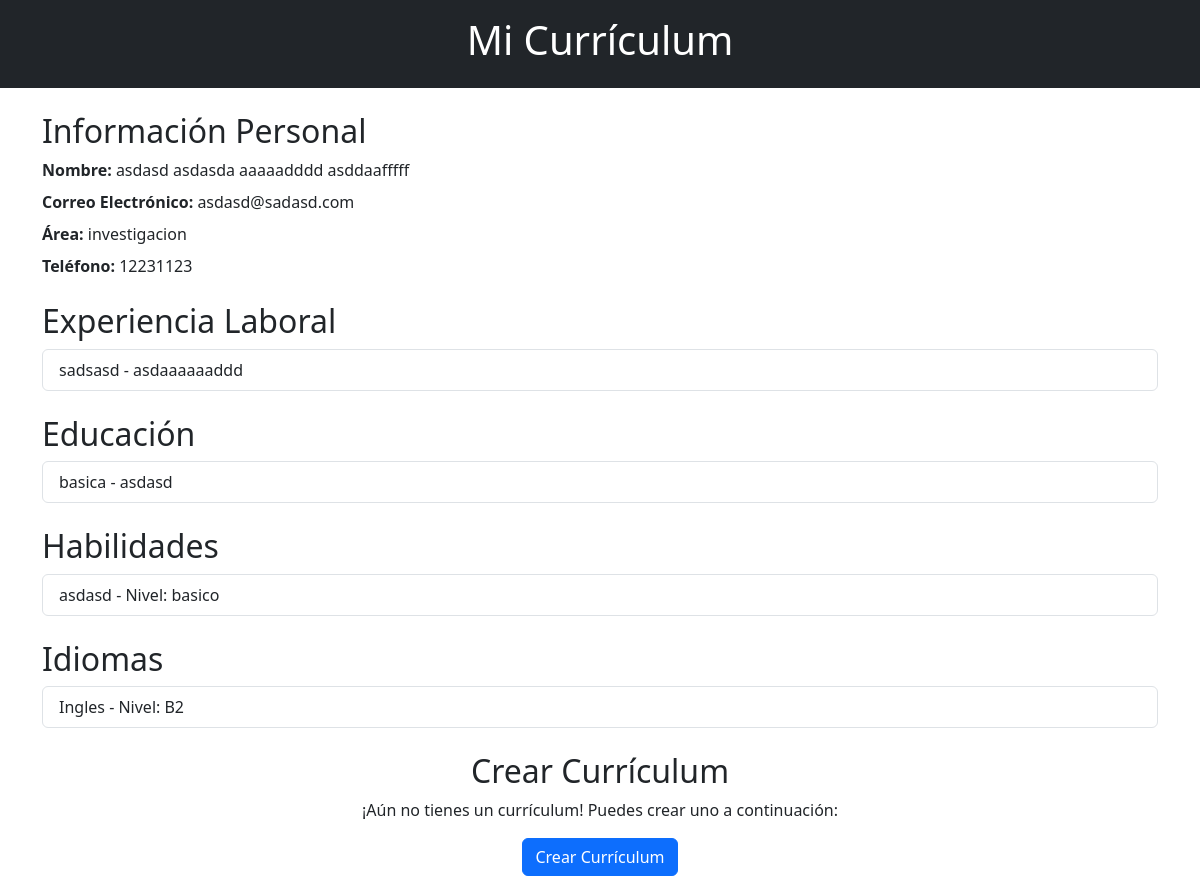
Screenshot of /App_curriculums/Home/cvdm with the database file from the repository.
### App_curriculums/models.py (models this page shows)
class Curriculums(models.Model):
    id = models.AutoField(primary_key=True, null=False,unique=True)
    nombre_completo = models.CharField(max_length=162, null=True, blank= True)
    email = models.EmailField(max_length=254, null=False, blank=False, unique=True)
    nombre_usu = models.ForeignKey(Usuarios, on_delete=models.CASCADE, to_field='nombre_usu')
    telefono = models.IntegerField(null=True,blank=True,unique=True)
    area = models.CharField(max_length=254,blank=True,null=False,default='Area no especificada')
    puntaje = models.IntegerField(null=True, blank=True)

class Experiencias(models.Model):
    id = models.AutoField(primary_key= True, null=False, unique=True)
    nombre_usu = models.ForeignKey(Usuarios, on_delete=models.CASCADE, to_field='nombre_usu')
    empresa = models.CharField(max_length=254,null=False,blank=True)
    puesto = models.CharField(max_length=254,null=False,blank=True)
    desde = models.DateTimeField(null=False,blank=False)
    hasta = models.DateTimeField(null=False,blank=False)
    archivo_experiencia = models.CharField(max_length=2,null=False,blank=False)
    puntos = models.IntegerField(null=False,blank=False,default=10)

class Educaciones(models.Model):
    id = models.AutoField(primary_key=True, null=False, unique=True)
    nombre_usu = models.ForeignKey(Usuarios, on_delete=models.CASCADE, to_field='nombre_usu')
    nivel_educacion = models.CharField(max_length=54,blank=False,null=False)
    nombre_instituto = models.CharField(max_length=254,blank=True,null=False)
    curso = models.CharField(max_length=254,blank=True,null=False)
    curso_termino = models.CharField(max_length=254,blank=True,null=False)
    desde = models.DateTimeField(null=False,blank=False)
    hasta = models.DateTimeField(null=False,blank=False)
    archivo_educacion = models.CharField(max_length=2,null=True,blank=True)
    puntos = models.IntegerField(null=False,blank=False,default=10)

class Habilidades(models.Model):
    id = models.AutoField(primary_key=True, null=False, unique=True)
    nombre_usu = models.ForeignKey(Usuarios, on_delete=models.CASCADE, to_field='nombre_usu')
    habilidad = models.CharField(max_length=254,null=False,blank=True)
    nivel = models.CharField(max_length=14,null=False,blank=False,default='No seleccionado')
    archivo_habilidad = models.CharField(max_length=2,null=True,blank=True)
    puntos = models.IntegerField(null=False,blank=False,default=10)

class Idiomas(models.Model):
    id = models.AutoField(primary_key=True, null=False, unique=True)
    nombre_usu = models.ForeignKey(Usuarios, on_delete=models.CASCADE, to_field='nombre_usu')
    idioma = models.CharField(max_length=254,blank=True,null=False)
    nivel_idioma = models.CharField(max_length=54,blank=False,null=False,default='No seleccionado')
    archivo_idioma = models.CharField(max_length=2,null=True,blank=True)
    puntos = models.IntegerField(null=False,blank=False,default=10)

### App_curriculums/views.py (the view)
# urls.py: path('/Home/cvdm',views.Info_curriculum,name='Info_curriculum'),
def Info_curriculum(request):
    nombre_usu = 'xd1'
    usuario = Curriculums.objects.get(nombre_usu=nombre_usu)
    experiencias_laborales = Experiencias.objects.filter(nombre_usu=nombre_usu)
    educacion = Educaciones.objects.filter(nombre_usu=nombre_usu)
    habilidades = Habilidades.objects.filter(nombre_usu=nombre_usu)
    idiomas = Idiomas.objects.filter(nombre_usu=nombre_usu)
    curriculum = Curriculums.objects.get(nombre_usu=nombre_usu)
    curr_area = curriculum.area
    return render(request, 'html/info_cvp.html', {
        'usuario': usuario,
        'experiencias_laborales': experiencias_laborales,
        'educacion': educacion,
        'habilidades': habilidades,
        'idiomas': idiomas,
        'area':curr_area
    })

### App_curriculums/templates/html/info_cvp.html (shortened to what this page needs)
{% load static %}
<!DOCTYPE html>
<html lang="es">
<head>
    <link rel="stylesheet" type="text/css" href="{% static 'App_curriculums/css/info_cvp.css' %}">
    <link rel="stylesheet" href="https://cdn.jsdelivr.net/npm/bootstrap@5.3.0/dist/css/bootstrap.min.css">
</head>
<body>
    <header class="bg-dark text-white text-center py-3">
        <h1>Mi Currículum</h1>
    </header>
    <section id="resume" class="container my-4">
        <h2>Información Personal</h2>
        <p class="mb-2"><strong>Nombre:</strong> {{ usuario.nombre_completo }}</p>
        <p class="mb-2"><strong>Correo Electrónico:</strong> {{ usuario.email }}</p>
        <p class="mb-2"><strong>Área:</strong> {{ usuario.area }}</p>
        <p class="mb-4"><strong>Teléfono:</strong> {{ usuario.telefono }}</p>
        <h2>Experiencia Laboral</h2>
        <ul class="list-group mb-4">
            {% for experiencia in experiencias_laborales %}
                <li class="list-group-item">{{ experiencia.empresa }} - {{ experiencia.puesto }}</li>
            {% endfor %}
        </ul>
        <h2>Educación</h2>
        <ul class="list-group mb-4">
            {% for edu in educacion %}
                <li class="list-group-item">{{ edu.nivel_educacion }} - {{ edu.nombre_instituto }}</li>
            {% endfor %}
        </ul>
        <h2>Habilidades</h2>
        <ul class="list-group mb-4">
            {% for habilidad in habilidades %}
                <li class="list-group-item">{{ habilidad.habilidad }} - Nivel: {{ habilidad.nivel }}</li>
            {% endfor %}
        </ul>
        <h2>Idiomas</h2>
        <ul class="list-group mb-4">
            {% for idioma in idiomas %}
                <li class="list-group-item">{{ idioma.idioma }} - Nivel: {{ idioma.nivel_idioma }}</li>
            {% endfor %}
        </ul>
    </section>
    <section id="create-resume" class="container text-center">
        <h2>Crear Currículum</h2>
        <p>¡Aún no tienes un currículum! Puedes crear uno a continuación:</p>
        <button class="btn btn-primary"><a href="{% url 'Registro_curriculum' %}" class="text-white">Crear Currículum</a></button>
    </section>
</body>
</html>

### static/App_curriculums/css/info_cvp.css (style rules this page uses)
body { font-family: Arial, sans-serif; margin: 20px; }
header { background-color: #333; color: white; text-align: center; padding: 10px; }
#resume, #create-resume { margin-top: 20px; }
h2 { color: #333; }
button { background-color: #4CAF50; color: white; padding: 10px 20px; text-align: center; text-decoration: none; display: inline-block; font-size: 16px; cursor: pointer; }
button a { color: white; text-decoration: none; }

### rows the page displays
Curriculums: nombre_completo "asdasd asdasda aaaaadddd asddaafffff", email "asdasd@sadasd.com", area "investigacion", telefono "12231123"
Experiencias: empresa "sadsasd", puesto "asdaaaaaaddd"
Educaciones: nivel_educacion "basica", nombre_instituto "asdasd"
Habilidades: habilidad "asdasd", nivel "basico"
Idiomas: idioma "Ingles", nivel_idioma "B2"
